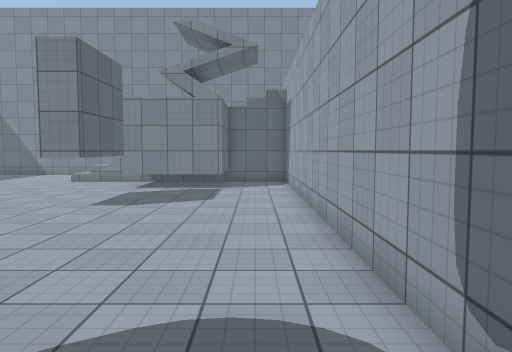
view 1 (above)

19 first-person views from a walk through a Unity game level. The camera is 1.5 m above the floor, tilts 4° down and sees 70° across. The floor is counted in squares, 1 m on a side. Each view is taken from the middle of a square. On the plan, view 1 faces up. The plan holds only what a view shows up to about 16 squares ahead; the rest is blank. The player character is not drawn. Surface patterns are stand-ins for the level's own textures.

view 2
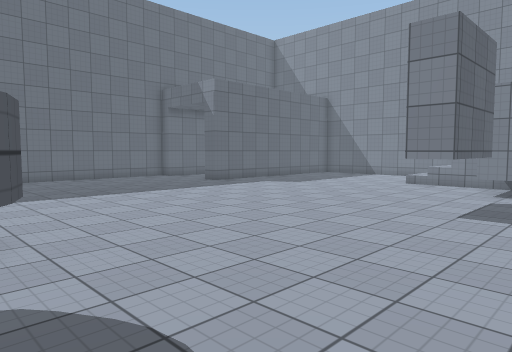

view 3
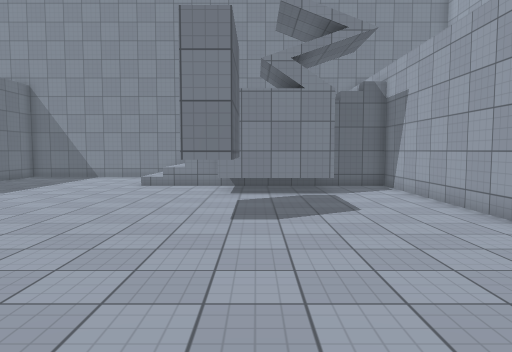

view 4
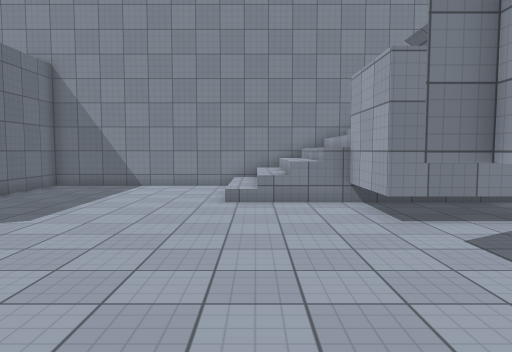

view 5
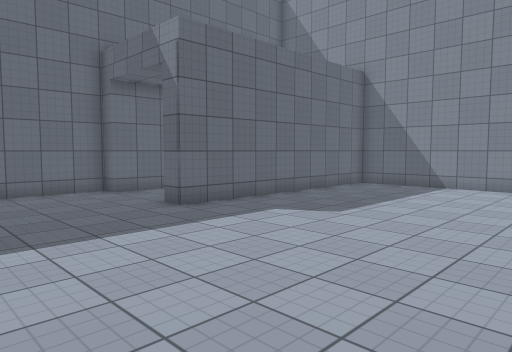

view 6
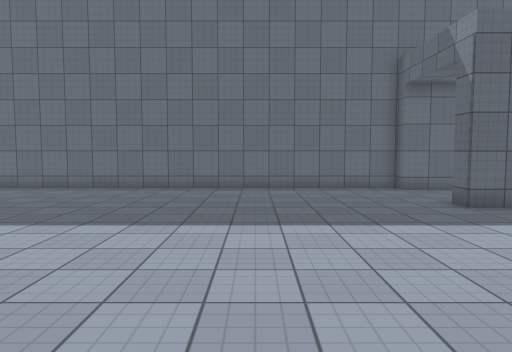

view 7
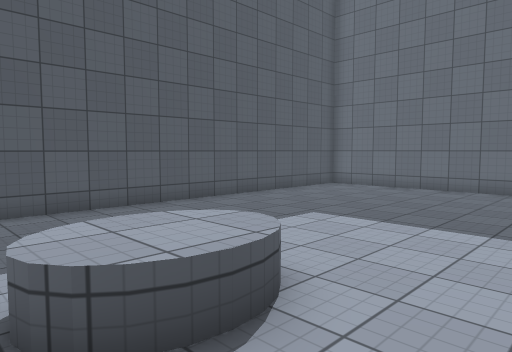

view 8
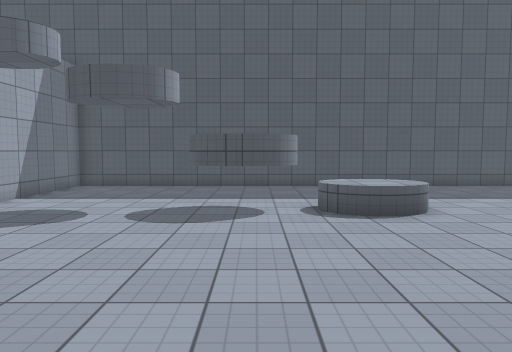

view 9
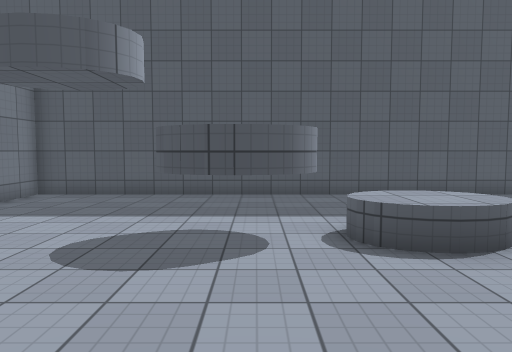

view 10
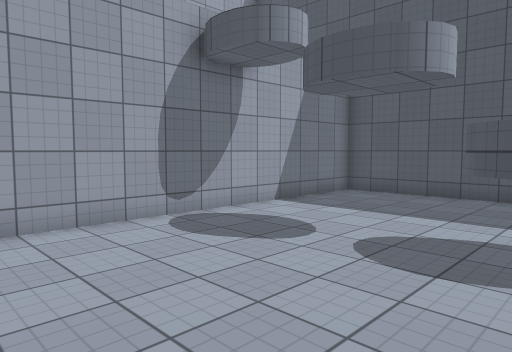

view 11
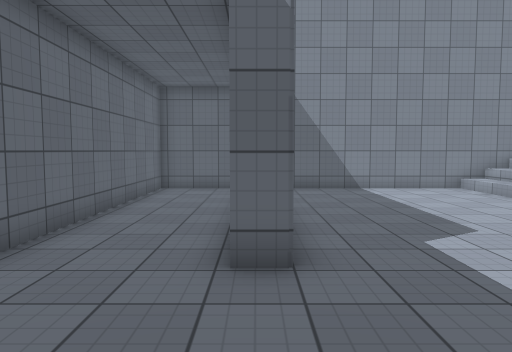

view 12
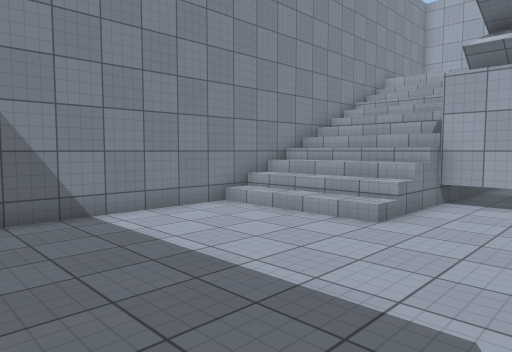

view 13
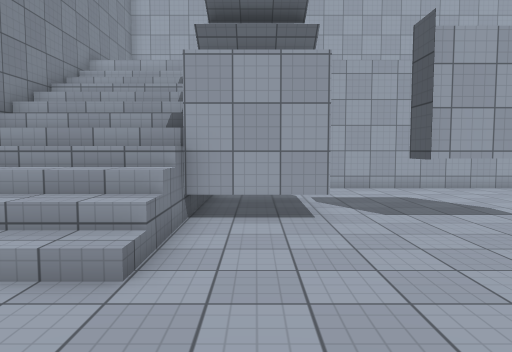

view 14
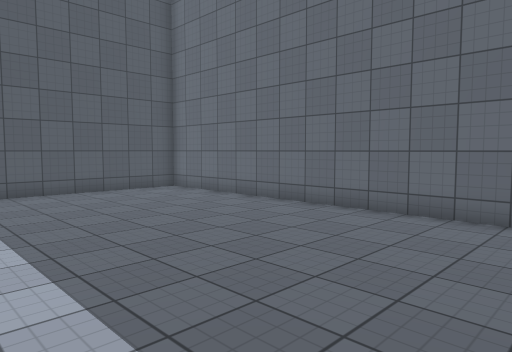

view 15
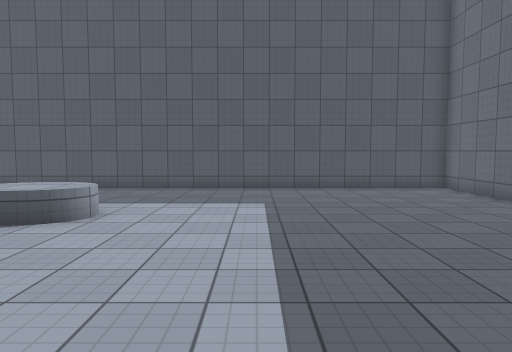

view 16
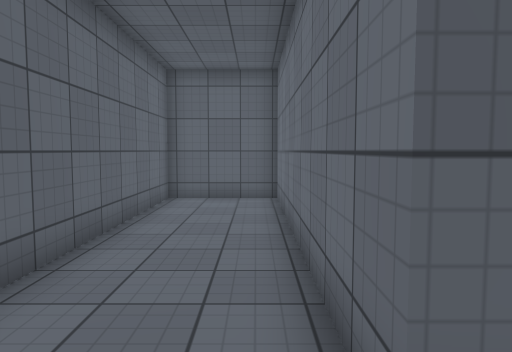

view 17
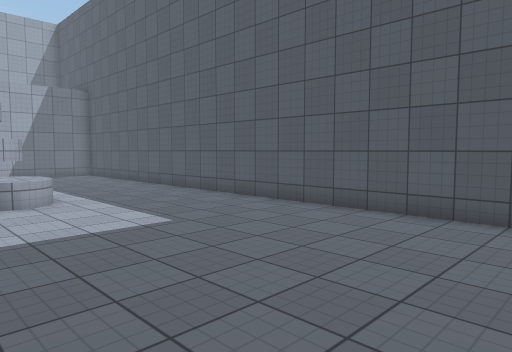

view 18
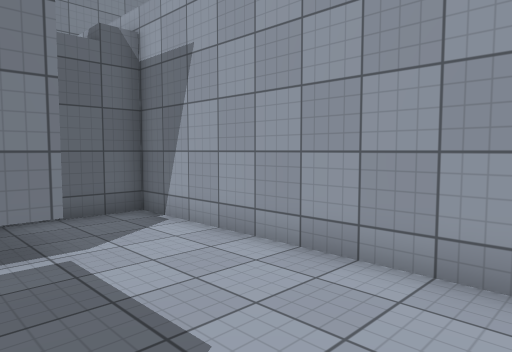

view 19
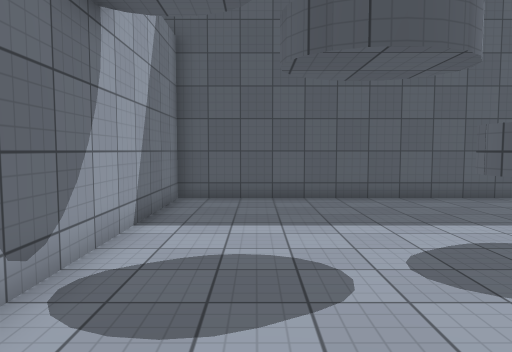

### Floor plan
Key: @ floor where view 1 was taken; # wall or solid block; . floor; / step, stairs or slope; ^ raised ledge; T thing the floor can be seen under or through.
Columns run from 22 left of view 1 to 3 right of it. Each row starts with its distance up from view 1.
 23  #########################
 22  #...#.......////////// ^
 21  #...#.......////////// ^
 20  #...#.......////////// ^
 19  #...#.......////////// ^
 18  #...#.......////////// ^
 17  #...#...........#    ..#
 16  #...#...........#   #..#
 15  #...#...........#####..#
 14  #...#..................#
 13 ##...#..................#
 12 #................T......#
 11 #................T......#
 10 #................T......#
  9 #.......................#
  8 #.......................#
  7 #.......................#
  6 #.......................#
  5 #.......................#
  4 #.......................#
  3 #.......................#
  2 #............^..TT......#
  1 #...........^^^#TT......#
  0 #...........^^^#TT....@.#
 -1 #.......................#
 -2 #.......................#
 -3 #.......................#
 -4 #.......................#
 -5 #.......................#
 -6 #########################

Positions as (right, up) in squares from view 1, and headings:
1: (0, 0), facing up
2: (-2, 1), facing up-left
3: (-4, 2), facing up
4: (-8, 7), facing up
5: (-8, 7), facing up-left
6: (-7, 7), facing left
7: (-7, 4), facing down-left
8: (-6, 10), facing down
9: (-6, 7), facing down
10: (-6, 7), facing down-right
11: (-17, 8), facing up
12: (-16, 14), facing up-right
13: (-13, 16), facing right
14: (-13, 8), facing down-left
15: (-14, 9), facing down
16: (-18, 11), facing up
17: (-21, 3), facing down-right
18: (-3, 9), facing up-right
19: (-1, 6), facing down
